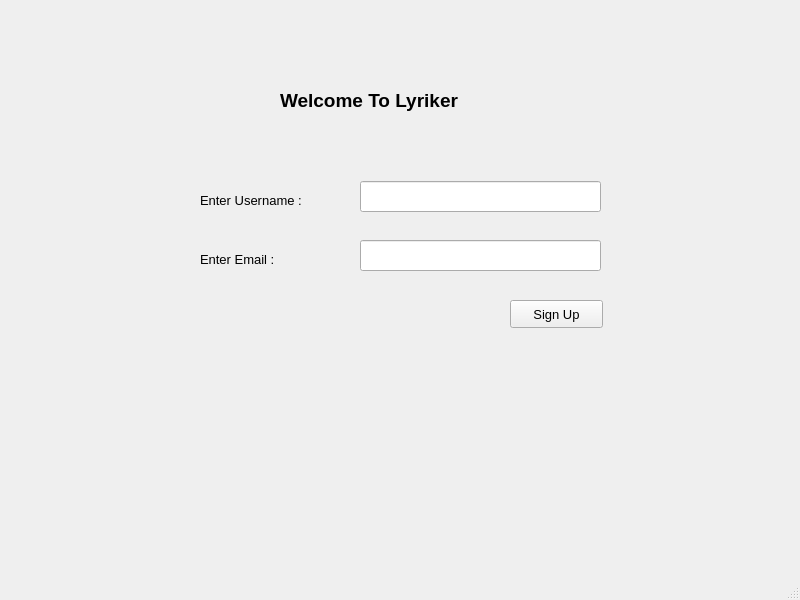
<?xml version="1.0" encoding="UTF-8"?>
<ui version="4.0">
 <class>signUpWindow</class>
 <widget class="QMainWindow" name="signUpWindow">
  <property name="geometry">
   <rect>
    <x>0</x>
    <y>0</y>
    <width>800</width>
    <height>600</height>
   </rect>
  </property>
  <property name="windowTitle">
   <string>Lyriker Sign Up</string>
  </property>
  <widget class="QWidget" name="centralwidget">
   <widget class="QLabel" name="label">
    <property name="geometry">
     <rect>
      <x>280</x>
      <y>80</y>
      <width>231</width>
      <height>41</height>
     </rect>
    </property>
    <property name="font">
     <font>
      <pointsize>14</pointsize>
      <weight>75</weight>
      <bold>true</bold>
     </font>
    </property>
    <property name="text">
     <string>Welcome To Lyriker</string>
    </property>
   </widget>
   <widget class="QLineEdit" name="txtUsername">
    <property name="geometry">
     <rect>
      <x>360</x>
      <y>181</y>
      <width>241</width>
      <height>31</height>
     </rect>
    </property>
    <property name="font">
     <font>
      <pointsize>10</pointsize>
     </font>
    </property>
   </widget>
   <widget class="QLabel" name="label_2">
    <property name="geometry">
     <rect>
      <x>200</x>
      <y>190</y>
      <width>141</width>
      <height>20</height>
     </rect>
    </property>
    <property name="font">
     <font>
      <pointsize>10</pointsize>
     </font>
    </property>
    <property name="text">
     <string>Enter Username :</string>
    </property>
   </widget>
   <widget class="QLabel" name="label_3">
    <property name="geometry">
     <rect>
      <x>200</x>
      <y>249</y>
      <width>141</width>
      <height>20</height>
     </rect>
    </property>
    <property name="font">
     <font>
      <pointsize>10</pointsize>
     </font>
    </property>
    <property name="text">
     <string>Enter Email :</string>
    </property>
   </widget>
   <widget class="QLineEdit" name="txtEmail">
    <property name="geometry">
     <rect>
      <x>360</x>
      <y>240</y>
      <width>241</width>
      <height>31</height>
     </rect>
    </property>
    <property name="font">
     <font>
      <pointsize>10</pointsize>
     </font>
    </property>
   </widget>
   <widget class="QPushButton" name="btnSignUp">
    <property name="geometry">
     <rect>
      <x>510</x>
      <y>300</y>
      <width>93</width>
      <height>28</height>
     </rect>
    </property>
    <property name="font">
     <font>
      <pointsize>10</pointsize>
     </font>
    </property>
    <property name="text">
     <string>Sign Up</string>
    </property>
   </widget>
  </widget>
  <widget class="QMenuBar" name="menubar">
   <property name="geometry">
    <rect>
     <x>0</x>
     <y>0</y>
     <width>800</width>
     <height>26</height>
    </rect>
   </property>
  </widget>
  <widget class="QStatusBar" name="statusbar"/>
 </widget>
 <resources/>
 <connections/>
</ui>
